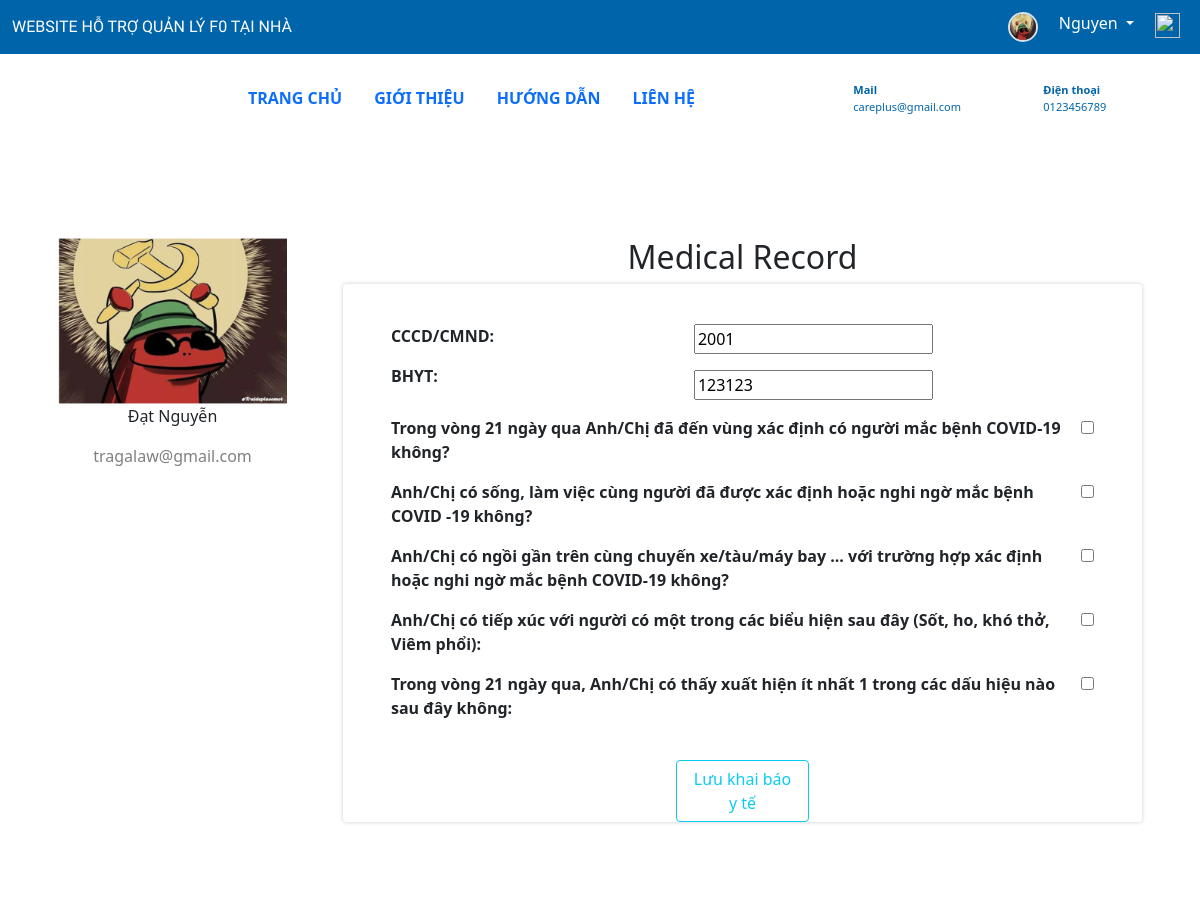
Page /medical_record/update (signed in) on the earlier database version.
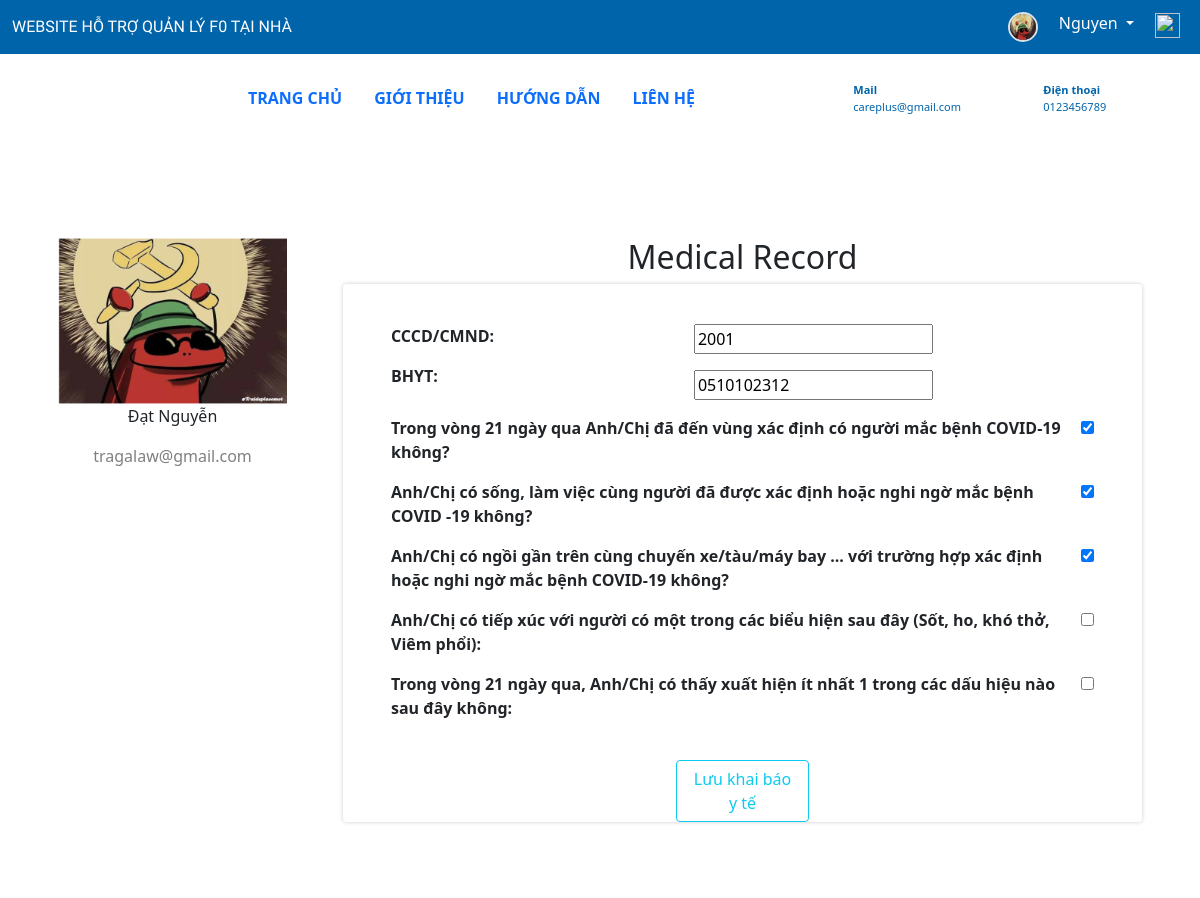
Same page on the later database version.
### accounts/models.py (models this page shows, shortened)
class Account(models.Model):
  user = models.OneToOneField(User, related_name='profile', on_delete=models.CASCADE)
  birthday = models.DateField(verbose_name=u"Ngày sinh", null=True, blank=True)
  gender = models.CharField(
    max_length=6,
    default='',
    verbose_name=u"Giới tính",
    choices=[('Nam', 'Nam'),('Nữ', 'Nữ')]
  )
  city = models.CharField(verbose_name=u"Tỉnh, thành phố", default="", max_length=50, null=True, blank=True)
  district = models.CharField(verbose_name=u"Quận, huyện", default="", max_length=50, null=True, blank=True)
  commune = models.CharField(verbose_name=u"Xã, phường", default="", max_length=50, null=True, blank=True)
  address = models.CharField(verbose_name=u"Địa chỉ", default="", max_length=200, null=True, blank=True)
  phone = models.CharField(verbose_name=u"Số điện thoại", default="", max_length=50, null=True, blank=True)
  career = models.CharField(verbose_name=u"Nghề nghiệp", default="", max_length=50, null=True, blank=True)
  profile_pic = models.ImageField(verbose_name=u"Ảnh đại diện", default="card.svg", null=True, blank=True)
  vaccination_status = models.CharField(
    max_length=10,
    default='2 mũi',
    choices=[('1', '1 mũi'),('2', '2 mũi'),('0', 'Chưa tiêm')]
  )
  type_account = models.CharField(
    max_length=10,
    default='Khác',
    choices=[('BS', 'Bác sĩ'),('BN', 'Bệnh nhân'),('HT', 'Hỗ trợ'),('K', 'Khác')]
  )

class MedicalRecord(models.Model):
    user = models.OneToOneField(User, related_name='record',  on_delete=models.CASCADE)
    doctorUser = models.ForeignKey(Doctor, on_delete=models.CASCADE)
    cccd = models.CharField(max_length=50, default='CCCD/CMND')
    bhyt = models.CharField(max_length=50, default='BHYT')
    ques1 = models.BooleanField (verbose_name="Trong vong 14 ngay qua", default=False)
    ques2 = models.BooleanField (verbose_name="Trong vong 14 ngay qua", default=False)
    ques3 = models.BooleanField (verbose_name="Trong vong 14 ngay qua", default=False)
    ques4 = models.BooleanField (verbose_name="Trong vong 14 ngay qua", default=False)
    ques5 = models.BooleanField (verbose_name="Trong vong 14 ngay qua", default=False)
    date = models.DateField(verbose_name=u"Ngày khám", null=True, blank=True)
    disease = models.CharField(verbose_name=u"Bệnh", default="", max_length=50, null=True, blank=True)
    treatment = models.CharField(verbose_name=u"Điều trị", default="", max_length=50, null=True, blank=True)
    note = models.CharField(verbose_name=u"Ghi chú", default="", max_length=200, null=True, blank=True)
    status = models.CharField(
      max_length=20,
      default='Đang điều trị',
      choices=[('Đang điều trị', 'Đang điều trị'),('Đã điều trị', 'Đã điều trị')]
    )

### users/views.py (the view)
# urls.py: path('medical_record/update', medical_record_update, name="record-update"),
@login_required(login_url="login")
def medical_record_update(request):
  if request.method=='POST':
    record_form = RecordUpdateForm(request.POST, instance=request.user.record)
    if record_form.is_valid():
      record_form.save()
      return redirect("medical-record")
  else:
    record_form = RecordUpdateForm(instance=request.user.record)
  context = {
      'record_form': record_form,
    }
  return render(request,'users/record_update.html', context)

### users/forms.py
class RecordUpdateForm(forms.ModelForm):
    class Meta:
        model = MedicalRecord
        fields = [
            'cccd',
            'bhyt',
            'ques1',
            'ques2',
            'ques3',
            'ques4',
            'ques5',
        ]

### users/templates/users/record_update.html (shortened to what this page needs)
{% extends 'users/base.html' %}
{% block content %}
{% load static %}
<div class="container rounded bg-white mt-5 mb-5">
    <div class="row">
        <div class="col-md-3 border-right">
            <div class="d-flex flex-column align-items-center text-center p-3 py-5">
                <img class="profile_pic img-fluid"
                        src="{{request.user.profile.profile_pic.url}}"
                        alt="">
                <span ><p>{{request.user.first_name  }}</p></span>
                <span class="text-black-50">{{request.user.email}}</span>
            </div>
        </div>
        <div class="col-md-9 border-right">
            <div class="p-3 py-5">
                <div class="text">
                    <h2 class="text-center">Medical Record</h2>
                </div>
                <div class="shadow-box rounded">
                    <form method="POST" enctype="multipart/form-data">
                        <fieldset class="form-group p-4 px-5">
                        <div class="row mt-3 d-flex">
                            <div class="col-5 ">
                                <p><strong>CCCD/CMND: </strong></p>
                                <p><strong>BHYT: </strong></p>
                            </div>
                            <div class="col-7">
                                <p> {{record_form.cccd}} </p>
                                <p> {{record_form.bhyt}} </p>
                            </div>
                        </div>
                        <div class="d-flex justify-content-sm-between"><p><strong>Trong vòng 21 ngày qua Anh/Chị đã đến vùng xác định có người mắc bệnh COVID-19 không? </strong></p><p> {{record_form.ques1}}</p></div>
                        <div class="d-flex justify-content-sm-between"><p><strong>Anh/Chị có sống, làm việc cùng người đã được xác định hoặc nghi ngờ mắc bệnh COVID -19 không?</strong></p><p> {{record_form.ques2}}</p></div>
                        <div class="d-flex justify-content-sm-between"><p><strong>Anh/Chị có ngồi gần trên cùng chuyến xe/tàu/máy bay ... với trường hợp xác định hoặc nghi ngờ mắc bệnh COVID-19 không? </strong></p><p> {{record_form.ques3}}</p></div>
                        <div class="d-flex justify-content-sm-between"><p><strong>Anh/Chị có tiếp xúc với người có một trong các biểu hiện sau đây (Sốt, ho, khó thở, Viêm phổi): </strong></p><p> {{record_form.ques4}}</p></div>
                        <div class="d-flex justify-content-sm-between"><p><strong>Trong vòng 21 ngày qua, Anh/Chị có thấy xuất hiện ít nhất 1 trong các dấu hiệu nào sau đây không: </strong></p><p> {{record_form.ques5}}</p></div>
                        </fieldset>
                        <div class="form-group gap-2 col-2 mx-auto">
                            <button class="btn btn-outline-info" type="submit"><a>Lưu khai báo y tế </a></button>
                        </div>
                    </form>
                </div>
            </div>
        </div>
    </div>
</div>
{% endblock content %}

### users/templates/users/base.html (shortened to what this page needs)
{% load static %}
<!DOCTYPE html>
<html lang="en">
<head>
  <link href="https://cdn.jsdelivr.net/npm/bootstrap@5.1.3/dist/css/bootstrap.min.css"
        rel="stylesheet"
>
  <link
      rel="stylesheet"
      href="https://cdn.jsdelivr.net/npm/bootstrap-icons@1.3.0/font/bootstrap-icons.css"
  />
</head>
<body>
  <nav class="navbar navbar-expand-lg bg-navbar navbar-dark py-1">
    <div class="container-fluid">
      <a href="{% url 'home'%}" class="navbar-brand">WEBSITE HỖ TRỢ QUẢN LÝ F0 TẠI NHÀ</a>
      <div class="collapse navbar-collapse" id="navmenu">
        {% if request.user.is_authenticated %}
        <ul class="navbar-nav ms-auto">
          <li class="nav-item">
            <a href="{% url 'profile' %}" class="nav-link">
              <img src="{{request.user.profile.profile_pic.url}}"
                    height="30"
                    width="30"
                    class="border border-2 rounded-circle"
                    alt="">
            </a>
          </li>
          <li>
            <div class="dropdown">
              <button class="btn dropdown-toggle"
                      type="button"
                      style="color: white;"
                      id="dropdownMenuButton1"
                      data-bs-toggle="dropdown"
                      aria-expanded="false">
                {{request.user.last_name}}
              </button>
            </div>
          </li>
          <li class="nav-item">
            <a href="{% url 'logout' %}" class="nav-link">
              <img src="{% static 'images/logout.svg' %}"
                    height="25"
                    width="25"
                    alt="">
            </a>
          </li>
        </ul>
        {% endif %}
      </div>
    </div>
  </nav>
  <section class="py-3">
    <div class="container">
      <div class="row justify-content-start">
        <div class="col-2">
        </div>
        <div class="col-6 py-2 menu-item">
          <nav class="nav">
            <a class="nav-link" href="{% url 'home'%}"><b>TRANG CHỦ</b></a>
            <a class="nav-link" href="#"><b>GIỚI THIỆU</b></a>
            <a class="nav-link" href="#"><b>HƯỚNG DẪN</b></a>
            <a class="nav-link" href="#"><b>LIÊN HỆ</b></a>
          </nav>
        </div>
        <div class="col col-lg-2 py-2" style="color:#0064ab;">
          <div class="row">
            <div class="col-4 mt-1">
            </div>
            <div class="col-8 mt-1" style="font-size: 11px; padding-left: 0;">
              <b>Mail</b> careplus@gmail.com
            </div>
          </div>
        </div>
        <div class="col col-lg-2 py-2" style="color:#0064ab;">
          <div class="row">
            <div class="col-4 mt-1">
            </div>
            <div class="col-8 mt-1" style="font-size: 11px; padding-left: 0;">
              <b>Điện thoại</b> 0123456789
            </div>
          </div>
        </div>
      </div>
    </div>
  </section>
  {% block content %}{% endblock content %}
</body>
</html>

### users/templates/users/base.html (style rules this page uses)
.bg-navbar { background-color: #0064ab; }
.navbar-brand { font-size: 16px; font-family: 'Signika Negative', sans-serif; }
.shadow-box { -moz-box-shadow: 0 0 4px #ccc; -webkit-box-shadow: 0 0 4px #ccc; box-shadow: 0 0 4px #ccc; }

Differences in the rows shown:
changed MedicalRecord: bhyt "123123" → "0510102312"; ques1 "☐" → "☑"; ques2 "☐" → "☑"; ques3 "☐" → "☑"
